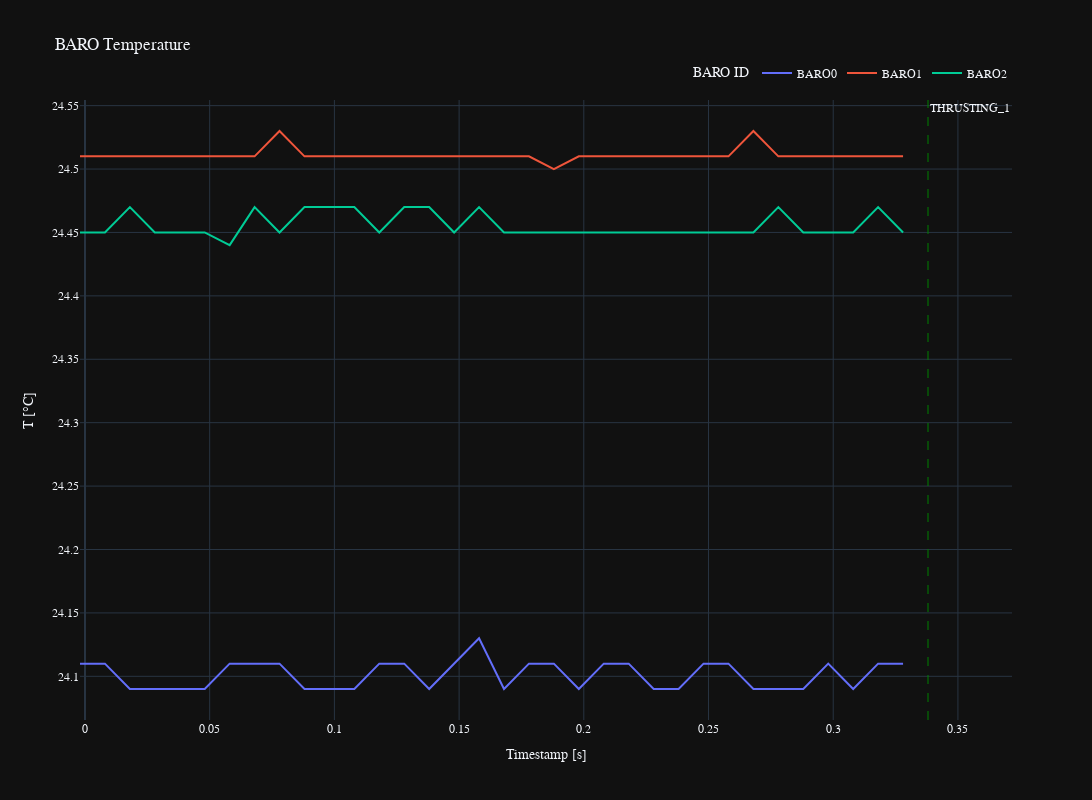
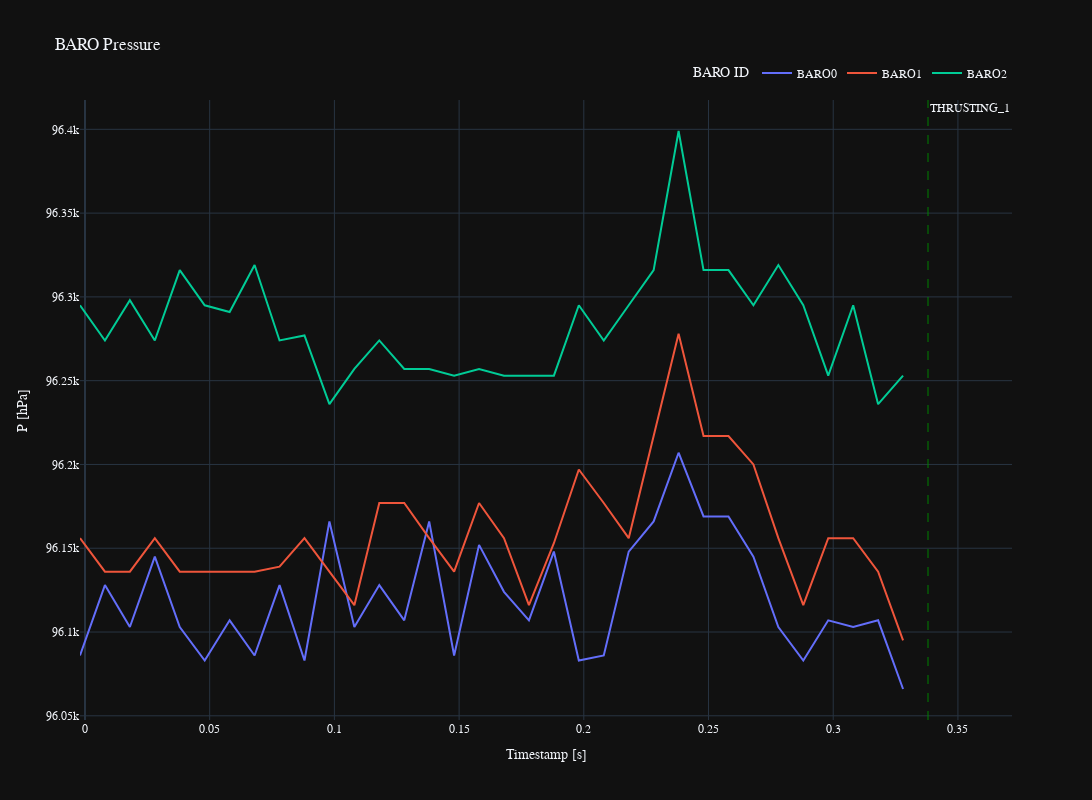

The cell these charts' notebook holds for them, in order:
### Code cell
plot_baro_data(baro_df, flight_states_df, event_info_df)
